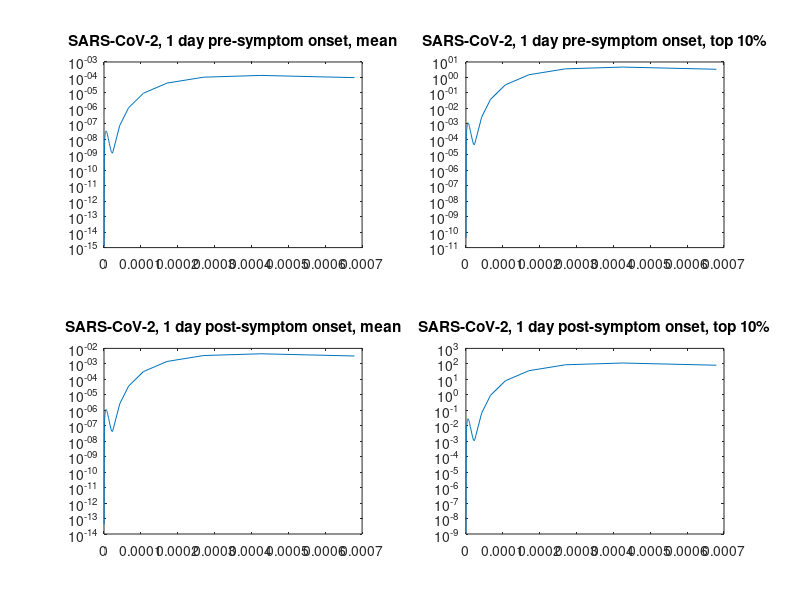

This chart was generated by the following MATLAB code:
%This script determines the rate of expelling SARS-CoV-2 via different 
%droplets and aerosols during respiratory activities. It uses Poisson 
%statistics to determine likelihood at different sizes and then multiplies
%with particle profiles from respiratory activities, which were extracted
%from the literature. The delta method was used to determine variance. 

%Currently, data for talking (normally) are input for the particle profile

clear all
close all
clc

%Define values
p = 997e3; %Density of water at room temperature {g/m3}
Vml_Vg = 1; %Conversion factor (volume) from g to ml for water at room
            %temperature
v_SARS2_1daypre = 5.48; %SARS-CoV-2 mean viral load, -1 day {log10 copies/ml}
uCI_1daypre = 6.70; %upper 95% CI for v_SARS2_1daypre {log10 copies/ml}
lCI_1daypre = 4.25; %lower 95% CI for v_SARS2_1daypre {log10 copies/ml}
v_SARS2_1daypre_top10 = 10.01992; %SARS-CoV-2 viral load (98th cp), -1 day {log10 copies/ml}
uCI_1daypre_top10 = 12.51300;
lCI_1daypre_top10 = 8.02355;

v_SARS2_1daypost = 7.00; %SARS-CoV-2 mean viral load, -1 day {log10 copies/ml}
uCI_1daypost = 7.58;
lCI_1daypost = 6.43;
v_SARS2_1daypost_top10 = 11.40318; %SARS-CoV-2 viral load (98th cp), -1 day {log10 copies/ml}
uCI_1daypost_top10 = 12.48296;
lCI_1daypost_top10 = 10.41681;

gamma = 0.1e-2; %viability proportion {%}

%particle profile
d = [0.276687125
0.298633223
0.322320029
0.347885609
0.375478985
0.405260995
0.437405236
0.472099075
0.509544737
0.549960492
0.593581918
0.640663282
0.691479016
0.746325322
0.805521892
0.86941378
0.938373405
1.012802727
1.093135587
1.17984024
1.273422079
1.374426585
1.483442504
1.601105279
1.728100758
1.865169186
2.013109523
2.1727841
2.345123647
2.531132715
2.731895535
2.948582337
3.182456169
3.434880261
3.70732597
4.001381361
4.275030589
4.567394329
4.954817061
5.293670507
5.742698583
6.135434215
6.555028521
7.111049498
7.636123227
8.283846527
8.940899546
9.455633002
10.20562906
10.95920386
11.82845922
12.63739204
13.63975689
14.572562
15.72841946
16.88979232
18.22944643
19.57549295
21.02093037
22.92033677
24.2398756
26.97361948
42.64167484
66.72819729
107.1110444
171.0602771
270.4233565
425.3331983
679.2727599]*1e-6; %hydrated particle diameters for given respiratory activity {m}
V = (p*pi*Vml_Vg/6)* d.^3; %particle volumes {ml}
R = [3.7997E-04
7.0574E-04
1.3294E-03
2.4007E-03
4.3966E-03
7.1945E-03
1.1940E-02
2.0670E-02
3.1525E-02
4.9455E-02
8.0927E-02
1.1833E-01
2.0671E-01
3.3011E-01
5.5308E-01
9.3629E-01
1.4896E+00
2.2402E+00
3.3689E+00
4.6562E+00
6.1692E+00
7.6184E+00
8.8930E+00
9.5403E+00
9.9506E+00
9.4048E+00
8.6422E+00
7.8304E+00
6.8016E+00
5.8253E+00
5.2044E+00
4.3951E+00
4.0960E+00
3.7112E+00
3.2693E+00
2.8001E+00
2.4667E+00
2.1426E+00
1.7346E+00
1.4444E+00
1.1369E+00
9.0759E-01
7.2451E-01
5.3905E-01
4.0107E-01
2.8207E-01
1.9560E-01
1.4760E-01
9.8125E-02
6.4322E-02
4.0993E-02
2.7252E-02
1.7125E-02
1.1069E-02
6.4832E-03
3.9610E-03
2.2556E-03
1.3976E-03
9.4229E-04
6.7209E-04
7.1095E-04
9.0299E-04
6.3740E-03
2.3582E-02
4.9685E-02
5.4790E-02
3.3455E-02
1.1153E-02
1.9735E-03]; %rate of particle being expelled, corresponding to particle diameters {particles/interval}


%Initialize matrices for Poisson lamda, partitioning likelihood, variance 
%(via delta method) and expelling rate at each size
n = [0:1:140]'; %up to 140 viable virions

lambda_SARS2_1daypre = zeros(length(d),1);
uCI_1daypre_lambda = zeros(length(d),1);
lCI_1daypre_lambda = zeros(length(d),1);
P_SARS2_1daypre = zeros(length(d),length(n));
Var_SARS2_1daypre = zeros(length(d),length(n));

lambda_SARS2_1daypre_top10 = zeros(length(d),1);
uCI_1daypre_top10_lambda = zeros(length(d),1);
lCI_1daypre_top10_lambda = zeros(length(d),1);
P_SARS2_1daypre_top10 = zeros(length(d),length(n));
Var_SARS2_1daypre_top10 = zeros(length(d),length(n));

lambda_SARS2_1daypost = zeros(length(d),1);
uCI_1daypost_lambda = zeros(length(d),1);
lCI_1daypost_lambda = zeros(length(d),1);
P_SARS2_1daypost = zeros(length(d),length(n));
Var_SARS2_1daypost = zeros(length(d),length(n));

lambda_SARS2_1daypost_top10 = zeros(length(d),1);
uCI_1daypost_top10_lambda = zeros(length(d),1);
lCI_1daypost_top10_lambda = zeros(length(d),1);
P_SARS2_1daypost_top10 = zeros(length(d),length(n));
Var_SARS2_1daypost_top10 = zeros(length(d),length(n));

Expel = zeros(length(d),4); %Rate of viable SARS-CoV-2 virions being expelled
uCI = zeros(length(d),4); %upper 95% CI for each expel
lCI = zeros(length(d),4); %lower 95% CI for each expel


%Determine rates of expelling SARS-CoV-2 for the given respiratory activity
for i = 1 : length(d)
    lambda_SARS2_1daypre(i) = (10^v_SARS2_1daypre)* V(i)*gamma;
    uCI_1daypre_lambda(i) = (10^uCI_1daypre)* V(i)*gamma;
    lCI_1daypre_lambda(i) = (10^lCI_1daypre)* V(i)*gamma;
    lambda_SARS2_1daypre_top10(i) = (10^v_SARS2_1daypre_top10)* V(i)*gamma;
    uCI_1daypre_top10_lambda(i) = (10^uCI_1daypre_top10)* V(i)*gamma;
    lCI_1daypre_top10_lambda(i) = (10^lCI_1daypre_top10)* V(i)*gamma;
    lambda_SARS2_1daypost(i) = (10^v_SARS2_1daypost)* V(i)*gamma;
    uCI_1daypost_lambda(i) = (10^uCI_1daypost)* V(i)*gamma;
    lCI_1daypost_lambda(i) = (10^lCI_1daypost)* V(i)*gamma;
    lambda_SARS2_1daypost_top10(i) = (10^v_SARS2_1daypost_top10)* V(i)*gamma;
    uCI_1daypost_top10_lambda(i) = (10^uCI_1daypost_top10)* V(i)*gamma;
    lCI_1daypost_top10_lambda(i) = (10^lCI_1daypost_top10)* V(i)*gamma;
    
        for k = 1 : length(n)
        P_SARS2_1daypre(i,k) = (lambda_SARS2_1daypre(i)^n(k))* ...
            exp(-lambda_SARS2_1daypre(i))/ factorial(n(k));
        
        P_SARS2_1daypre_top10(i,k) = (lambda_SARS2_1daypre_top10(i)^n(k))* ...
            exp(-lambda_SARS2_1daypre_top10(i))/ factorial(n(k));
        
        P_SARS2_1daypost(i,k) = (lambda_SARS2_1daypost(i)^n(k))* ...
            exp(-lambda_SARS2_1daypost(i))/ factorial(n(k));
        
        P_SARS2_1daypost_top10(i,k) = (lambda_SARS2_1daypost_top10(i)^n(k))* ...
            exp(-lambda_SARS2_1daypost_top10(i))/ factorial(n(k));
        
        end
end

Expel(:,1) = lambda_SARS2_1daypre.*R;
Expel(:,2) = lambda_SARS2_1daypre_top10.*R;
Expel(:,3) = lambda_SARS2_1daypost.*R;
Expel(:,4) = lambda_SARS2_1daypost_top10.*R;

uCI(:,1) = uCI_1daypre_lambda.*R - Expel(:,1);
uCI(:,2) = uCI_1daypre_top10_lambda.*R - Expel(:,2);
uCI(:,3) = uCI_1daypost_lambda.*R - Expel(:,3);
uCI(:,4) = uCI_1daypost_top10_lambda.*R - Expel(:,4);

lCI(:,1) = Expel(:,1) - lCI_1daypre_lambda.*R;
lCI(:,2) = Expel(:,2) - lCI_1daypre_top10_lambda.*R;
lCI(:,3) = Expel(:,3) - lCI_1daypost_lambda.*R;
lCI(:,4) = Expel(:,4) - lCI_1daypost_top10_lambda.*R;


subplot(2,2,1)
plot(d,Expel(:,1))
title('SARS-CoV-2, 1 day pre-symptom onset, mean')
set(gca,'YScale','log')
hold on
hold off

subplot(2,2,2)
plot(d,Expel(:,2))
title('SARS-CoV-2, 1 day pre-symptom onset, top 10%')
set(gca,'YScale','log')

subplot(2,2,3)
plot(d,Expel(:,3))
title('SARS-CoV-2, 1 day post-symptom onset, mean')
set(gca,'YScale','log')

subplot(2,2,4)
plot(d,Expel(:,4))
title('SARS-CoV-2, 1 day post-symptom onset, top 10%')
set(gca,'YScale','log')